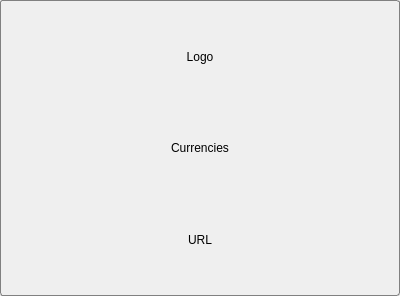
<?xml version="1.0" encoding="UTF-8"?>
<ui version="4.0">
 <class>ExchangeButton</class>
 <widget class="QWidget" name="ExchangeButton">
  <property name="geometry">
   <rect>
    <x>0</x>
    <y>0</y>
    <width>400</width>
    <height>296</height>
   </rect>
  </property>
  <property name="mouseTracking">
   <bool>false</bool>
  </property>
  <property name="windowTitle">
   <string>ExchangeButton</string>
  </property>
  <property name="styleSheet">
   <string notr="true">#widgetButton{border:1px solid gray;border-radius:3px}
#widgetButton:hover{background:rgba(255,255,255,50%)}</string>
  </property>
  <layout class="QVBoxLayout" name="verticalLayout">
   <property name="spacing">
    <number>0</number>
   </property>
   <property name="margin">
    <number>0</number>
   </property>
   <item>
    <widget class="QWidget" name="widgetButton" native="true">
     <property name="styleSheet">
      <string notr="true"/>
     </property>
     <layout class="QGridLayout" name="gridLayout">
      <property name="margin">
       <number>14</number>
      </property>
      <item row="2" column="0">
       <spacer name="horizontalSpacer">
        <property name="orientation">
         <enum>Qt::Horizontal</enum>
        </property>
        <property name="sizeHint" stdset="0">
         <size>
          <width>154</width>
          <height>20</height>
         </size>
        </property>
       </spacer>
      </item>
      <item row="2" column="1">
       <widget class="QLabel" name="urlLabel">
        <property name="sizePolicy">
         <sizepolicy hsizetype="Preferred" vsizetype="Preferred">
          <horstretch>0</horstretch>
          <verstretch>0</verstretch>
         </sizepolicy>
        </property>
        <property name="text">
         <string>URL</string>
        </property>
        <property name="alignment">
         <set>Qt::AlignCenter</set>
        </property>
       </widget>
      </item>
      <item row="2" column="2">
       <spacer name="horizontalSpacer_2">
        <property name="orientation">
         <enum>Qt::Horizontal</enum>
        </property>
        <property name="sizeHint" stdset="0">
         <size>
          <width>154</width>
          <height>20</height>
         </size>
        </property>
       </spacer>
      </item>
      <item row="1" column="0" colspan="3">
       <widget class="QLabel" name="currenciesLabel">
        <property name="sizePolicy">
         <sizepolicy hsizetype="Preferred" vsizetype="Preferred">
          <horstretch>0</horstretch>
          <verstretch>0</verstretch>
         </sizepolicy>
        </property>
        <property name="text">
         <string>Currencies</string>
        </property>
        <property name="alignment">
         <set>Qt::AlignCenter</set>
        </property>
       </widget>
      </item>
      <item row="0" column="0" colspan="3">
       <widget class="QLabel" name="imageLabel">
        <property name="styleSheet">
         <string notr="true"/>
        </property>
        <property name="text">
         <string>Logo</string>
        </property>
        <property name="alignment">
         <set>Qt::AlignCenter</set>
        </property>
       </widget>
      </item>
     </layout>
    </widget>
   </item>
  </layout>
 </widget>
 <layoutdefault spacing="6" margin="11"/>
 <resources/>
 <connections/>
</ui>
